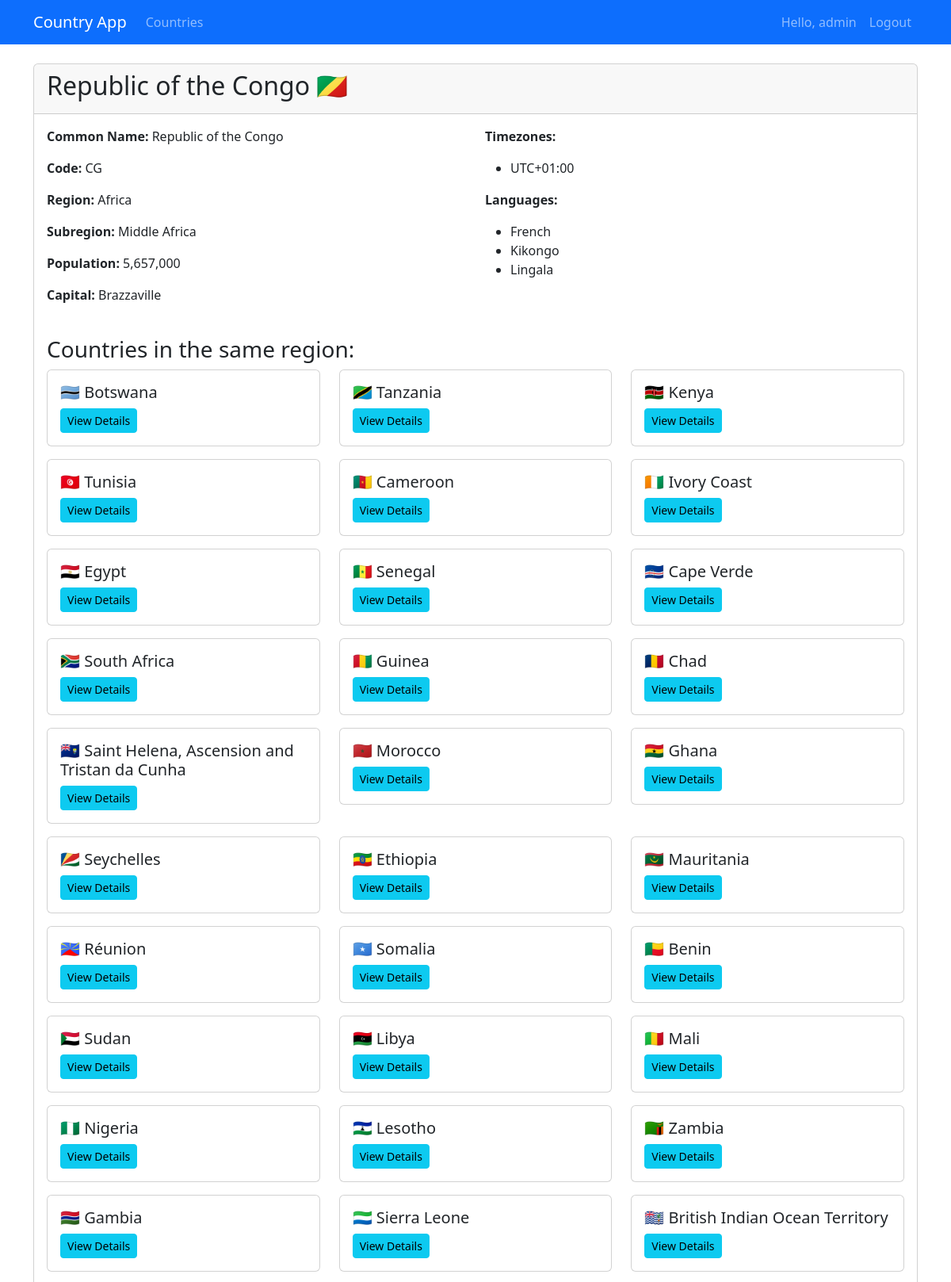
/country/6/ (signed in, upper part), run on the app's committed database.
### country_api/models.py (models this page shows, shortened)
class Country(models.Model):
    name_common = models.CharField(max_length=100)
    name_official = models.CharField(max_length=200)
    cca2 = models.CharField(max_length=2, unique=True)  # ISO 3166-1 alpha-2 code
    capital = models.JSONField(null=True, blank=True)  # Stored as array
    population = models.BigIntegerField(default=0)
    timezones = models.JSONField(null=True, blank=True)  # Stored as array
    region = models.CharField(max_length=100, null=True, blank=True)
    subregion = models.CharField(max_length=100, null=True, blank=True)
    languages = models.JSONField(null=True, blank=True)  # Stored as object
    flag_png = models.URLField(max_length=500, null=True, blank=True)
    flag_svg = models.URLField(max_length=500, null=True, blank=True)
    flag_emoji = models.CharField(max_length=10, null=True, blank=True)
    def get_capital_string(self):
        if not self.capital:
            return "N/A"
        return ', '.join(self.capital)
    def get_languages_list(self):
        if not self.languages:
            return []
        return list(self.languages.values())

### country_api/views.py (the view)
# urls.py: path('country/<int:pk>/', CountryDetailView.as_view(), name='country_detail'),
class CountryDetailView(LoginRequiredMixin, DetailView):
    model = Country
    template_name = 'country_detail.html'
    context_object_name = 'country'
    def get_context_data(self, **kwargs):
        context = super().get_context_data(**kwargs)
        context['same_region_countries'] = Country.objects.filter(
            region=self.object.region
        )
        return context

### templates/country_detail.html (shortened to what this page needs)
{% extends "base.html" %}
{% load humanize %}
{% block content %}
<div class="card">
    <div class="card-header">
        <h2>{{ country.name_official }} {{ country.flag_emoji }}</h2>
    </div>
    <div class="card-body">
        <div class="row">
            <div class="col-md-6">
                <p><strong>Common Name:</strong> {{ country.name_common }}</p>
                <p><strong>Code:</strong> {{ country.cca2 }}</p>
                <p><strong>Region:</strong> {{ country.region }}</p>
                <p><strong>Subregion:</strong> {{ country.subregion|default:"N/A" }}</p>
                <p><strong>Population:</strong> {{ country.population|intcomma }}</p>
                <p><strong>Capital:</strong> {{ country.get_capital_string }}</p>
            </div>
            <div class="col-md-6">
                <p><strong>Timezones:</strong></p>
                <ul>
                    {% for timezone in country.timezones %}
                        <li>{{ timezone }}</li>
                    {% endfor %}
                </ul>
                <p><strong>Languages:</strong></p>
                <ul>
                    {% for language in country.get_languages_list %}
                        <li>{{ language }}</li>
                    {% endfor %}
                </ul>
            </div>
        </div>
        <h3 class="mt-4">Countries in the same region:</h3>
        <div class="row">
            {% for regional_country in same_region_countries %}
                {% if regional_country.id != country.id %}
                    <div class="col-md-4 mb-3">
                        <div class="card">
                            <div class="card-body">
                                <h5 class="card-title">
                                    {{ regional_country.flag_emoji }} {{ regional_country.name_common }}
                                </h5>
                                <a href="{% url 'country_detail' regional_country.id %}" class="btn btn-sm btn-info">
                                    View Details
                                </a>
                            </div>
                        </div>
                    </div>
                {% endif %}
            {% endfor %}
        </div>
    </div>
</div>
{% endblock %}

### templates/base.html (shortened to what this page needs)
<!DOCTYPE html>
<html lang="en">
<head>
    <link href="https://cdn.jsdelivr.net/npm/bootstrap@5.3.0-alpha1/dist/css/bootstrap.min.css" rel="stylesheet">
</head>
<body>
    <nav class="navbar navbar-expand-lg navbar-dark bg-primary">
        <div class="container">
            <a class="navbar-brand" href="{% url 'country_list' %}">Country App</a>
            <div class="collapse navbar-collapse" id="navbarNav">
                <ul class="navbar-nav me-auto">
                    <li class="nav-item">
                        <a class="nav-link" href="{% url 'country_list' %}">Countries</a>
                    </li>
                </ul>
                <ul class="navbar-nav">
                    {% if user.is_authenticated %}
                        <li class="nav-item">
                            <span class="nav-link">Hello, {{ user.username }}</span>
                        </li>
                        <li class="nav-item">
                            <a class="nav-link" href="{% url 'logout' %}">Logout</a>
                        </li>
                    {% else %}
                        <li class="nav-item">
                            <a class="nav-link" href="{% url 'login' %}">Login</a>
                        </li>
                    {% endif %}
                </ul>
            </div>
        </div>
    </nav>
    <div class="container mt-4">
        {% block content %}{% endblock %}
    </div>
</body>
</html>

### data on the page
Country: name_official "Republic of the Congo", flag_emoji "🇨🇬", name_common "Republic of the Congo", cca2 "CG", region "Africa", subregion "Middle Africa", population "5,657,000", get_capital_string "Brazzaville"
Country: flag_emoji "🇧🇼", name_common "Botswana"
Country: flag_emoji "🇹🇿", name_common "Tanzania"
Country: flag_emoji "🇰🇪", name_common "Kenya"
Country: flag_emoji "🇹🇳", name_common "Tunisia"
Country: flag_emoji "🇨🇲", name_common "Cameroon"
Country: flag_emoji "🇨🇮", name_common "Ivory Coast"
Country: flag_emoji "🇪🇬", name_common "Egypt"
Country: flag_emoji "🇸🇳", name_common "Senegal"
Country: flag_emoji "🇨🇻", name_common "Cape Verde"
Country: flag_emoji "🇿🇦", name_common "South Africa"
Country: flag_emoji "🇬🇳", name_common "Guinea"
Country: flag_emoji "🇹🇩", name_common "Chad"
Country: flag_emoji "🇸🇭", name_common "Saint Helena, Ascension and Tristan da Cunha"
Country: flag_emoji "🇲🇦", name_common "Morocco"
Country: flag_emoji "🇬🇭", name_common "Ghana"
Country: flag_emoji "🇸🇨", name_common "Seychelles"
Country: flag_emoji "🇪🇹", name_common "Ethiopia"
Country: flag_emoji "🇲🇷", name_common "Mauritania"
Country: flag_emoji "🇷🇪", name_common "Réunion"
Country: flag_emoji "🇸🇴", name_common "Somalia"
Country: flag_emoji "🇧🇯", name_common "Benin"
Country: flag_emoji "🇸🇩", name_common "Sudan"
Country: flag_emoji "🇱🇾", name_common "Libya"
Country: flag_emoji "🇲🇱", name_common "Mali"
Country: flag_emoji "🇳🇬", name_common "Nigeria"
Country: flag_emoji "🇱🇸", name_common "Lesotho"
Country: flag_emoji "🇿🇲", name_common "Zambia"
Country: flag_emoji "🇬🇲", name_common "Gambia"
Country: flag_emoji "🇸🇱", name_common "Sierra Leone"
Country: flag_emoji "🇮🇴", name_common "British Indian Ocean Territory"

### other printed values
{{ user.username }} "admin"
{{ timezone }} "UTC+01:00"
{{ language }} "French" "Kikongo" "Lingala"
